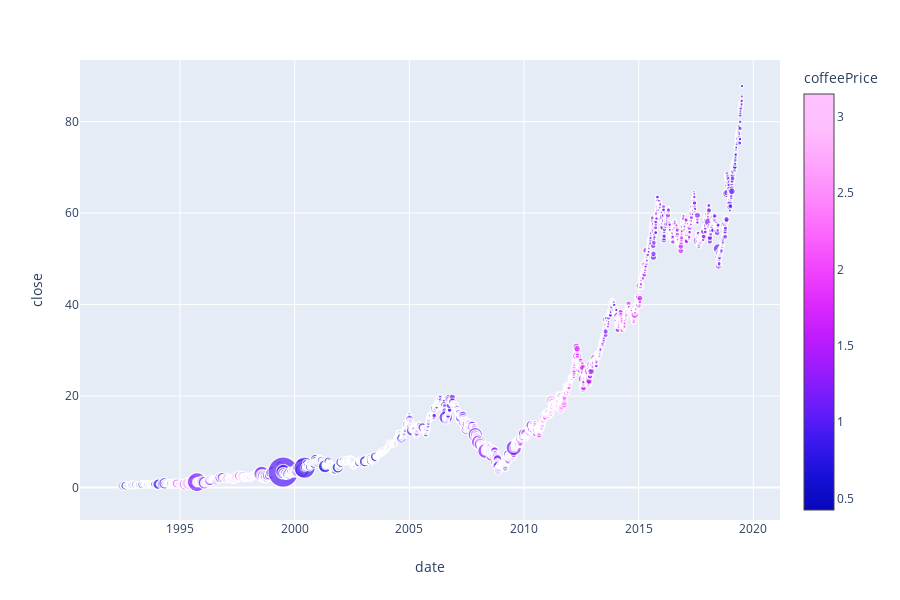

Notebook code cell kept with this figure:
### Code cell
px.scatter(cofe, x="date", y='close', size='volume', color='coffeePrice', size_max=30)

### Figure 1 — Plotly figure (JSON) as saved in the notebook; plotly's stock layout.template omitted (floating-point values rounded to 4 significant figures; data arrays with more than 128 entries replaced by an {"elided": "..."} marker saying what was removed)
{"data": [{"hoverlabel": {"namelength": 0}, "hovertemplate": "date=%{x}<br>close=%{y}<br>volume=%{marker.size}<br>coffeePrice=%{marker.color}", "legendgroup": "", "marker": {"color": {"elided": "6767 float values"}, "coloraxis": "coloraxis", "size": {"elided": "6767 int values"}, "sizemode": "area", "sizeref": 650600.0, "symbol": "circle"}, "mode": "markers", "name": "", "showlegend": false, "type": "scattergl", "uid": "fc89e24f-e933-4ebb-b14c-a3a2fcfe22a9", "x": {"elided": "6767 str values"}, "xaxis": "x", "y": {"elided": "6767 float values"}, "yaxis": "y"}], "layout": {"coloraxis": {"colorbar": {"title": {"text": "coffeePrice"}}, "colorscale": [[0, "#0508b8"], [0.08333, "#1910d8"], [0.1667, "#3c19f0"], [0.25, "#6b1cfb"], [0.3333, "#981cfd"], [0.4167, "#bf1cfd"], [0.5, "#dd2bfd"], [0.5833, "#f246fe"], [0.6667, "#fc67fd"], [0.75, "#fe88fc"], [0.8333, "#fea5fd"], [0.9167, "#febefe"], [1, "#fec3fe"]]}, "grid": {"xaxes": ["x"], "xgap": 0.1, "xside": "bottom", "yaxes": ["y"], "ygap": 0.1, "yside": "left"}, "height": 600, "legend": {"itemsizing": "constant", "tracegroupgap": 0}, "margin": {"t": 60}, "xaxis": {"title": {"text": "date"}}, "yaxis": {"title": {"text": "close"}}}}
